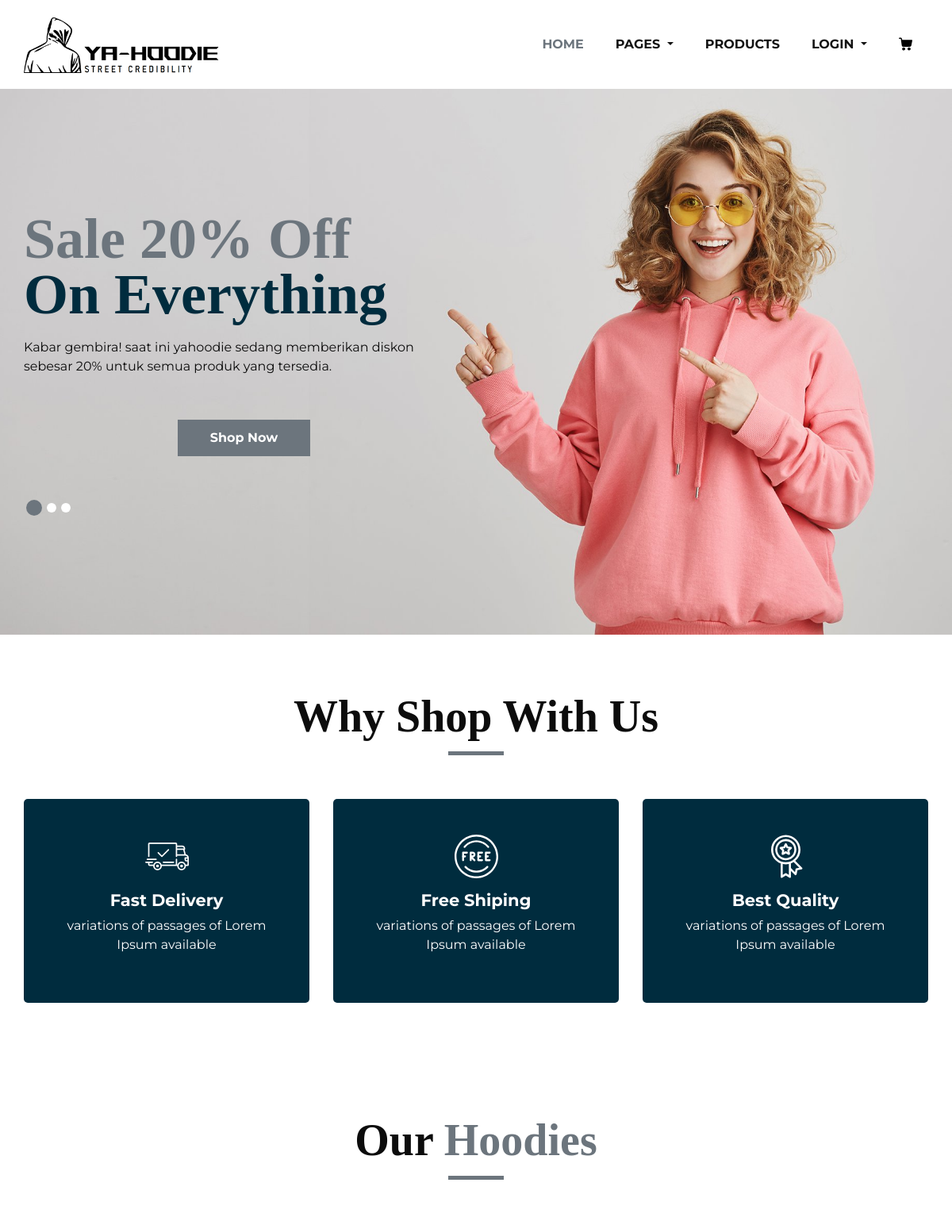
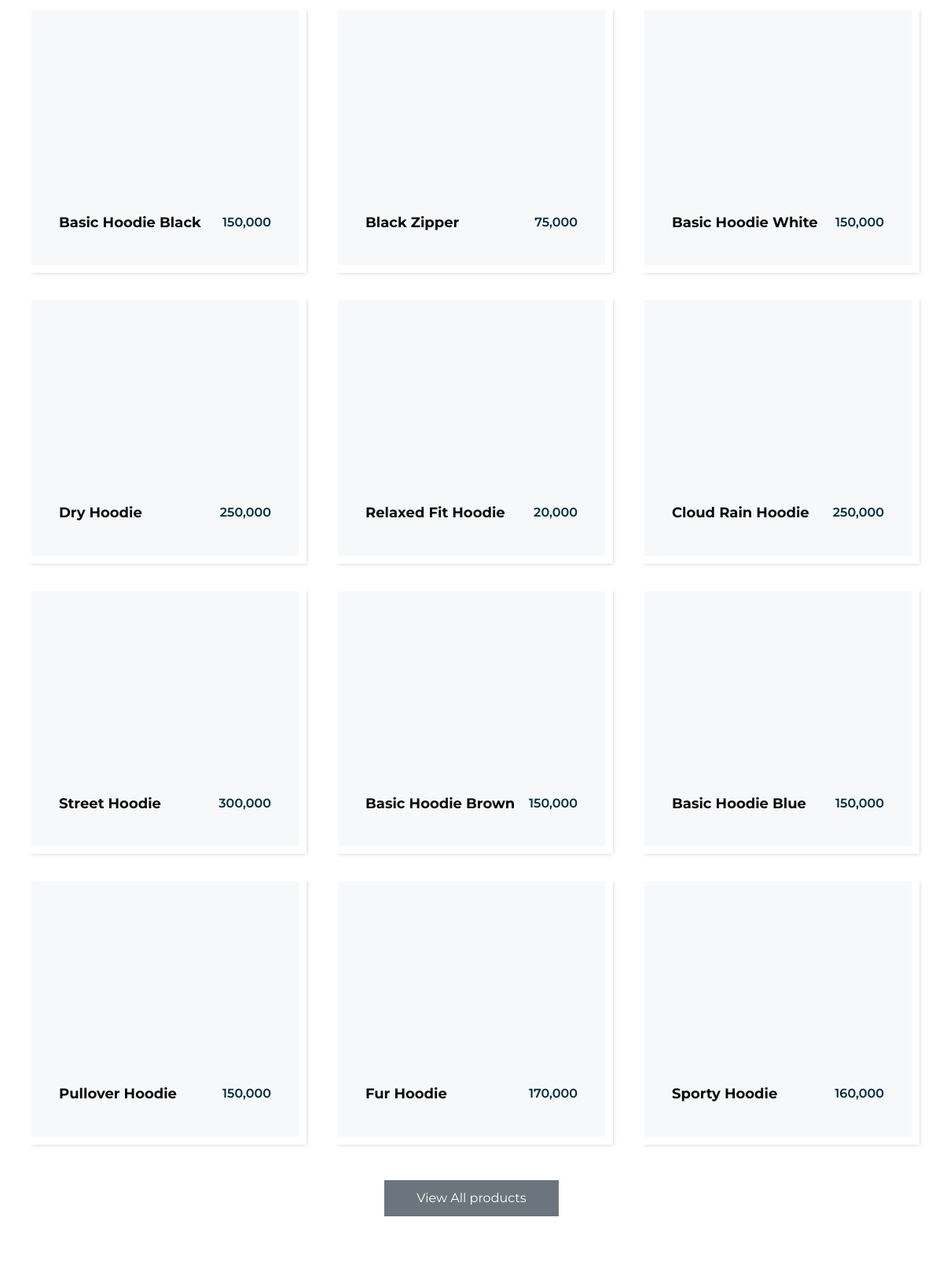
/yahoodie/index.php (upper part), run on the app's committed database (2 pictures, top to bottom).
### tables this page shows
CREATE TABLE `hoodie` (
  `kodeHoodie` int NOT NULL,
  `idAdmin` int NOT NULL,
  `namaHoodie` varchar(255) NOT NULL,
  `tipe` varchar(255) NOT NULL,
  `ukuran` varchar(255) NOT NULL,
  `harga` varchar(255) NOT NULL,
  `stock` varchar(255) NOT NULL,
  `gambar` varchar(255) DEFAULT NULL
);

### yahoodie/myfunctions.php (called while the page is built, shortened)
<?php
    include 'db.php';
    function getAll($hoodie) {
        global $mysqli;
        $sql = "SELECT * FROM $hoodie";
        return $query = mysqli_query($mysqli, $sql);
    }
?>

### yahoodie/index.php (the view, shortened to what this page needs)
<!DOCTYPE html>
<html>
   <head>
      <link rel="stylesheet" type="text/css" href="css/bootstrap.css" />
      <link href="css/font-awesome.min.css" rel="stylesheet" />
      <link href="css/style.css" rel="stylesheet" />
      <link href="css/responsive.css" rel="stylesheet" />
   </head>
   <body>
      <div class="hero_area">
         <header class="header_section">
            <div class="container">
               <nav class="navbar navbar-expand-lg custom_nav-container ">
                  <a class="navbar-brand" href="index.php"><img width="250" src="images/logo.png" alt="#" /></a>
                  <div class="collapse navbar-collapse" id="navbarSupportedContent">
                     <ul class="navbar-nav">
                        <li class="nav-item active">
                           <a class="nav-link" href="index.php">Home <span class="sr-only">(current)</span></a>
                        </li>
                       <li class="nav-item dropdown">
                           <a class="nav-link dropdown-toggle" href="#" data-toggle="dropdown" role="button" aria-haspopup="true" aria-expanded="true"> <span class="nav-label">Pages <span class="caret"></span></a>
                        </li>
                        <li class="nav-item">
                           <a class="nav-link" href="loginUser.html">Products</a>
                        </li>
                        <li class="nav-item dropdown">
                           <a class="nav-link dropdown-toggle" href="#" data-toggle="dropdown" role="button" aria-haspopup="true" aria-expanded="true"> <span class="nav-label">Login <span class="caret"></span></a>
                        </li>
                        <li class="nav-item">
                           <a class="nav-link" href="loginUser.html">
                           </a>
                        </li>
                     </ul>
                  </div>
               </nav>
            </div>
         </header>
         <section class="slider_section ">
            <div class="slider_bg_box">
               <img src="images/slider-bg.jpg" alt="">
            </div>
            <div id="customCarousel1" class="carousel slide" data-ride="carousel">
               <div class="carousel-inner">
                  <div class="carousel-item active">
                     <div class="container ">
                        <div class="row">
                           <div class="col-md-7 col-lg-6 ">
                              <div class="detail-box">
                                 <h1>
                                    <span>
                                    Sale 20% Off
                                    </span>
                                    <br>
                                    On Everything
                                 </h1>
                                 <p>
                                    Kabar gembira! saat ini yahoodie sedang memberikan diskon sebesar 20% untuk semua produk yang tersedia.
                                 </p>
                                 <div class="btn-box">
                                    <a href="loginUser.html" class="btn1">
                                    Shop Now
                                    </a>
                                 </div>
                              </div>
                           </div>
                        </div>
                     </div>
                  </div>
               </div>
               <div class="container">
                  <ol class="carousel-indicators">
                     <li data-target="#customCarousel1" data-slide-to="0" class="active"></li>
                     <li data-target="#customCarousel1" data-slide-to="1"></li>
                     <li data-target="#customCarousel1" data-slide-to="2"></li>
                  </ol>
               </div>
            </div>
         </section>
      </div>
      <section class="why_section layout_padding">
         <div class="container">
            <div class="heading_container heading_center">
               <h2>
                  Why Shop With Us
               </h2>
            </div>
            <div class="row">
               <div class="col-md-4">
                  <div class="box ">
                     <div class="img-box">
                     </div>
                     <div class="detail-box">
                        <h5>
                           Fast Delivery
                        </h5>
                        <p>
                           variations of passages of Lorem Ipsum available
                        </p>
                     </div>
                  </div>
               </div>
               <div class="col-md-4">
                  <div class="box ">
                     <div class="img-box">
                     </div>
                     <div class="detail-box">
                        <h5>
                           Free Shiping
                        </h5>
                        <p>
                           variations of passages of Lorem Ipsum available
                        </p>
                     </div>
                  </div>
               </div>
               <div class="col-md-4">
                  <div class="box ">
                     <div class="img-box">
                     </div>
                     <div class="detail-box">
                        <h5>
                           Best Quality
                        </h5>
                        <p>
                           variations of passages of Lorem Ipsum available
                        </p>
                     </div>
                  </div>
               </div>
            </div>
         </div>
      </section>
      <section class="product_section layout_padding">
      <div class="container">
            <div class="heading_container heading_center">
               <h2>
                  Our <span>Hoodies</span>
               </h2>
            </div>
            <div class="row">
            <?php
               include 'myfunctions.php';
               $hoodie = getAll('hoodie');
               if (mysqli_num_rows($hoodie) > 0)
               {
                  $i = 0;
                  foreach($hoodie as $item)
                  {
                     if($item['kodeHoodie'] % 5 == 0)
                     {
                     ?>
                        <div class="col-sm-6 col-md-4 col-lg-4">
                           <div class="box">
                              <div class="img-box">
                              </div>
                              <div class="detail-box">
                                 <h5><?= $item['namaHoodie']; ?></h5>
                                 <h6><?php echo number_format($item['harga']);?></h6>
                              </div>
                           </div>
                        </div>
                     <?php
                     }
                     if (++$i>60) break;
                  }
               }
               else
               {
               echo "No data available";
               }
            ?>
         </div>
         <div class="btn-box">
            <a href="loginUser.html">
               View All products
            </a>
         </div>
      </section>
   </body>
</html>

### yahoodie/css/responsive.css (style rules this page uses)
@media (min-width: 1200px) { .container { max-width: 1170px; } }

### data on the page
hoodie: namaHoodie "Basic Hoodie Black", harga "150,000"
hoodie: namaHoodie "Black Zipper", harga "75,000"
hoodie: namaHoodie "Basic Hoodie White", harga "150,000"
hoodie: namaHoodie "Dry Hoodie", harga "250,000"
hoodie: namaHoodie "Relaxed Fit Hoodie", harga "20,000"
hoodie: namaHoodie "Cloud Rain Hoodie", harga "250,000"
hoodie: namaHoodie "Street Hoodie", harga "300,000"
hoodie: namaHoodie "Basic Hoodie Brown", harga "150,000"
hoodie: namaHoodie "Basic Hoodie Blue", harga "150,000"
hoodie: namaHoodie "Pullover Hoodie", harga "150,000"
hoodie: namaHoodie "Fur Hoodie", harga "170,000"
hoodie: namaHoodie "Sporty Hoodie", harga "160,000"
